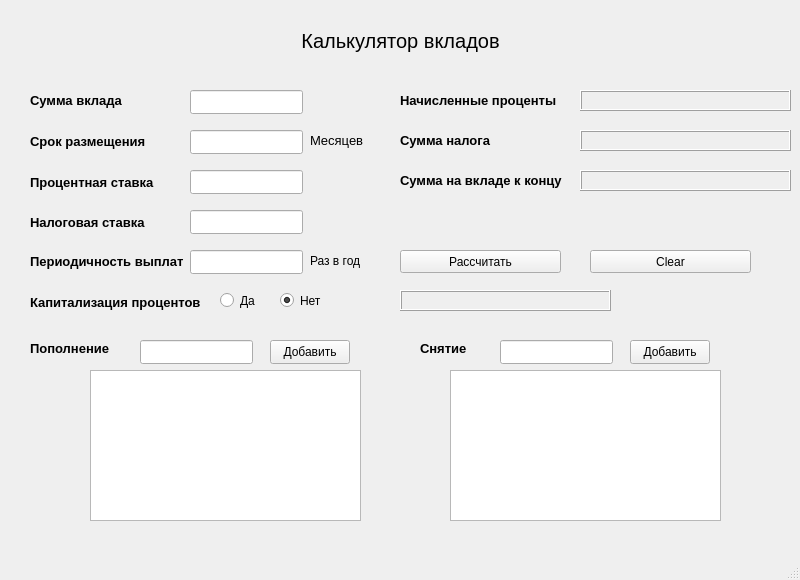
<?xml version="1.0" encoding="UTF-8"?>
<ui version="4.0">
 <class>DepositWindow</class>
 <widget class="QMainWindow" name="DepositWindow">
  <property name="geometry">
   <rect>
    <x>0</x>
    <y>0</y>
    <width>800</width>
    <height>580</height>
   </rect>
  </property>
  <property name="minimumSize">
   <size>
    <width>800</width>
    <height>580</height>
   </size>
  </property>
  <property name="maximumSize">
   <size>
    <width>800</width>
    <height>580</height>
   </size>
  </property>
  <property name="windowTitle">
   <string>DepositCalc</string>
  </property>
  <widget class="QWidget" name="centralwidget">
   <widget class="QLabel" name="label">
    <property name="geometry">
     <rect>
      <x>30</x>
      <y>90</y>
      <width>161</width>
      <height>21</height>
     </rect>
    </property>
    <property name="font">
     <font>
      <pointsize>10</pointsize>
      <weight>75</weight>
      <bold>true</bold>
     </font>
    </property>
    <property name="text">
     <string>Сумма вклада</string>
    </property>
   </widget>
   <widget class="QLabel" name="label_2">
    <property name="geometry">
     <rect>
      <x>30</x>
      <y>131</y>
      <width>161</width>
      <height>21</height>
     </rect>
    </property>
    <property name="font">
     <font>
      <pointsize>10</pointsize>
      <weight>75</weight>
      <bold>true</bold>
     </font>
    </property>
    <property name="text">
     <string>Срок размещения</string>
    </property>
   </widget>
   <widget class="QLabel" name="label_3">
    <property name="geometry">
     <rect>
      <x>30</x>
      <y>172</y>
      <width>161</width>
      <height>21</height>
     </rect>
    </property>
    <property name="font">
     <font>
      <pointsize>10</pointsize>
      <weight>75</weight>
      <bold>true</bold>
     </font>
    </property>
    <property name="text">
     <string>Процентная ставка</string>
    </property>
   </widget>
   <widget class="QLabel" name="label_4">
    <property name="geometry">
     <rect>
      <x>30</x>
      <y>212</y>
      <width>161</width>
      <height>21</height>
     </rect>
    </property>
    <property name="font">
     <font>
      <pointsize>10</pointsize>
      <weight>75</weight>
      <bold>true</bold>
     </font>
    </property>
    <property name="text">
     <string>Налоговая ставка</string>
    </property>
   </widget>
   <widget class="QLabel" name="label_5">
    <property name="geometry">
     <rect>
      <x>30</x>
      <y>253</y>
      <width>161</width>
      <height>17</height>
     </rect>
    </property>
    <property name="font">
     <font>
      <pointsize>10</pointsize>
      <weight>75</weight>
      <bold>true</bold>
     </font>
    </property>
    <property name="text">
     <string>Периодичность выплат</string>
    </property>
   </widget>
   <widget class="QLabel" name="label_6">
    <property name="geometry">
     <rect>
      <x>30</x>
      <y>294</y>
      <width>191</width>
      <height>17</height>
     </rect>
    </property>
    <property name="font">
     <font>
      <pointsize>10</pointsize>
      <weight>75</weight>
      <bold>true</bold>
     </font>
    </property>
    <property name="text">
     <string>Капитализация процентов</string>
    </property>
   </widget>
   <widget class="QLabel" name="label_7">
    <property name="geometry">
     <rect>
      <x>0</x>
      <y>20</y>
      <width>801</width>
      <height>41</height>
     </rect>
    </property>
    <property name="font">
     <font>
      <pointsize>15</pointsize>
     </font>
    </property>
    <property name="text">
     <string>Калькулятор вкладов</string>
    </property>
    <property name="alignment">
     <set>Qt::AlignCenter</set>
    </property>
   </widget>
   <widget class="QLineEdit" name="lineEdit_deposit_amount">
    <property name="geometry">
     <rect>
      <x>190</x>
      <y>90</y>
      <width>113</width>
      <height>24</height>
     </rect>
    </property>
   </widget>
   <widget class="QLineEdit" name="lineEdit_term">
    <property name="geometry">
     <rect>
      <x>190</x>
      <y>130</y>
      <width>113</width>
      <height>24</height>
     </rect>
    </property>
   </widget>
   <widget class="QLineEdit" name="lineEdit_interest_rate">
    <property name="geometry">
     <rect>
      <x>190</x>
      <y>170</y>
      <width>113</width>
      <height>24</height>
     </rect>
    </property>
   </widget>
   <widget class="QLineEdit" name="lineEdit_tax_rate">
    <property name="geometry">
     <rect>
      <x>190</x>
      <y>210</y>
      <width>113</width>
      <height>24</height>
     </rect>
    </property>
   </widget>
   <widget class="QLineEdit" name="lineEdit_periodicity">
    <property name="geometry">
     <rect>
      <x>190</x>
      <y>250</y>
      <width>113</width>
      <height>24</height>
     </rect>
    </property>
   </widget>
   <widget class="QLabel" name="label_8">
    <property name="geometry">
     <rect>
      <x>310</x>
      <y>130</y>
      <width>71</width>
      <height>21</height>
     </rect>
    </property>
    <property name="font">
     <font>
      <pointsize>10</pointsize>
      <weight>50</weight>
      <bold>false</bold>
     </font>
    </property>
    <property name="text">
     <string>Месяцев</string>
    </property>
   </widget>
   <widget class="QRadioButton" name="radio_cap_yes">
    <property name="geometry">
     <rect>
      <x>220</x>
      <y>290</y>
      <width>121</width>
      <height>21</height>
     </rect>
    </property>
    <property name="text">
     <string>Да</string>
    </property>
    <property name="checkable">
     <bool>true</bool>
    </property>
    <property name="checked">
     <bool>false</bool>
    </property>
   </widget>
   <widget class="QRadioButton" name="radio_cap_no">
    <property name="geometry">
     <rect>
      <x>280</x>
      <y>290</y>
      <width>171</width>
      <height>21</height>
     </rect>
    </property>
    <property name="text">
     <string>Нет</string>
    </property>
    <property name="checked">
     <bool>true</bool>
    </property>
   </widget>
   <widget class="QLabel" name="label_accrued">
    <property name="geometry">
     <rect>
      <x>580</x>
      <y>90</y>
      <width>211</width>
      <height>21</height>
     </rect>
    </property>
    <property name="frameShape">
     <enum>QFrame::Box</enum>
    </property>
    <property name="frameShadow">
     <enum>QFrame::Raised</enum>
    </property>
    <property name="text">
     <string/>
    </property>
   </widget>
   <widget class="QLabel" name="label_9">
    <property name="geometry">
     <rect>
      <x>400</x>
      <y>90</y>
      <width>171</width>
      <height>21</height>
     </rect>
    </property>
    <property name="font">
     <font>
      <pointsize>10</pointsize>
      <weight>75</weight>
      <bold>true</bold>
     </font>
    </property>
    <property name="text">
     <string>Начисленные проценты</string>
    </property>
   </widget>
   <widget class="QLabel" name="label_tax_sum">
    <property name="geometry">
     <rect>
      <x>580</x>
      <y>130</y>
      <width>211</width>
      <height>21</height>
     </rect>
    </property>
    <property name="frameShape">
     <enum>QFrame::Box</enum>
    </property>
    <property name="frameShadow">
     <enum>QFrame::Raised</enum>
    </property>
    <property name="text">
     <string/>
    </property>
   </widget>
   <widget class="QLabel" name="label_10">
    <property name="geometry">
     <rect>
      <x>400</x>
      <y>130</y>
      <width>171</width>
      <height>21</height>
     </rect>
    </property>
    <property name="font">
     <font>
      <pointsize>10</pointsize>
      <weight>75</weight>
      <bold>true</bold>
     </font>
    </property>
    <property name="text">
     <string>Сумма налога</string>
    </property>
   </widget>
   <widget class="QLabel" name="label_deposit_sum">
    <property name="geometry">
     <rect>
      <x>580</x>
      <y>170</y>
      <width>211</width>
      <height>21</height>
     </rect>
    </property>
    <property name="frameShape">
     <enum>QFrame::Box</enum>
    </property>
    <property name="frameShadow">
     <enum>QFrame::Raised</enum>
    </property>
    <property name="text">
     <string/>
    </property>
   </widget>
   <widget class="QLabel" name="label_11">
    <property name="geometry">
     <rect>
      <x>400</x>
      <y>170</y>
      <width>171</width>
      <height>21</height>
     </rect>
    </property>
    <property name="font">
     <font>
      <pointsize>10</pointsize>
      <weight>75</weight>
      <bold>true</bold>
     </font>
    </property>
    <property name="autoFillBackground">
     <bool>false</bool>
    </property>
    <property name="text">
     <string>Сумма на вкладе к концу</string>
    </property>
    <property name="scaledContents">
     <bool>false</bool>
    </property>
    <property name="alignment">
     <set>Qt::AlignLeading|Qt::AlignLeft|Qt::AlignVCenter</set>
    </property>
   </widget>
   <widget class="QTableWidget" name="tableWidget_replenish">
    <property name="geometry">
     <rect>
      <x>90</x>
      <y>370</y>
      <width>271</width>
      <height>151</height>
     </rect>
    </property>
   </widget>
   <widget class="QTableWidget" name="tableWidget_withdr">
    <property name="geometry">
     <rect>
      <x>450</x>
      <y>370</y>
      <width>271</width>
      <height>151</height>
     </rect>
    </property>
   </widget>
   <widget class="QLabel" name="label_12">
    <property name="geometry">
     <rect>
      <x>30</x>
      <y>340</y>
      <width>91</width>
      <height>16</height>
     </rect>
    </property>
    <property name="font">
     <font>
      <pointsize>10</pointsize>
      <weight>75</weight>
      <bold>true</bold>
     </font>
    </property>
    <property name="text">
     <string>Пополнение</string>
    </property>
   </widget>
   <widget class="QLineEdit" name="lineEdit_replenish">
    <property name="geometry">
     <rect>
      <x>140</x>
      <y>340</y>
      <width>113</width>
      <height>24</height>
     </rect>
    </property>
   </widget>
   <widget class="QPushButton" name="pushButton_replenish">
    <property name="geometry">
     <rect>
      <x>270</x>
      <y>340</y>
      <width>80</width>
      <height>24</height>
     </rect>
    </property>
    <property name="text">
     <string>Добавить</string>
    </property>
   </widget>
   <widget class="QLineEdit" name="lineEdit_withd">
    <property name="geometry">
     <rect>
      <x>500</x>
      <y>340</y>
      <width>113</width>
      <height>24</height>
     </rect>
    </property>
   </widget>
   <widget class="QLabel" name="label_13">
    <property name="geometry">
     <rect>
      <x>420</x>
      <y>340</y>
      <width>51</width>
      <height>16</height>
     </rect>
    </property>
    <property name="font">
     <font>
      <pointsize>10</pointsize>
      <weight>75</weight>
      <bold>true</bold>
     </font>
    </property>
    <property name="text">
     <string>Снятие</string>
    </property>
   </widget>
   <widget class="QPushButton" name="pushButton_withd">
    <property name="geometry">
     <rect>
      <x>630</x>
      <y>340</y>
      <width>80</width>
      <height>24</height>
     </rect>
    </property>
    <property name="text">
     <string>Добавить</string>
    </property>
   </widget>
   <widget class="QPushButton" name="button_eval">
    <property name="geometry">
     <rect>
      <x>400</x>
      <y>250</y>
      <width>161</width>
      <height>23</height>
     </rect>
    </property>
    <property name="text">
     <string>Рассчитать</string>
    </property>
   </widget>
   <widget class="QLabel" name="error_label">
    <property name="geometry">
     <rect>
      <x>400</x>
      <y>290</y>
      <width>211</width>
      <height>21</height>
     </rect>
    </property>
    <property name="frameShape">
     <enum>QFrame::Box</enum>
    </property>
    <property name="frameShadow">
     <enum>QFrame::Raised</enum>
    </property>
    <property name="text">
     <string/>
    </property>
   </widget>
   <widget class="QPushButton" name="button_clear">
    <property name="geometry">
     <rect>
      <x>590</x>
      <y>250</y>
      <width>161</width>
      <height>23</height>
     </rect>
    </property>
    <property name="text">
     <string>Clear</string>
    </property>
   </widget>
   <widget class="QLabel" name="label_14">
    <property name="geometry">
     <rect>
      <x>310</x>
      <y>250</y>
      <width>81</width>
      <height>21</height>
     </rect>
    </property>
    <property name="font">
     <font>
      <pointsize>9</pointsize>
     </font>
    </property>
    <property name="text">
     <string>Раз в год</string>
    </property>
   </widget>
  </widget>
  <widget class="QMenuBar" name="menubar">
   <property name="geometry">
    <rect>
     <x>0</x>
     <y>0</y>
     <width>800</width>
     <height>20</height>
    </rect>
   </property>
  </widget>
  <widget class="QStatusBar" name="statusbar"/>
 </widget>
 <resources/>
 <connections/>
</ui>
